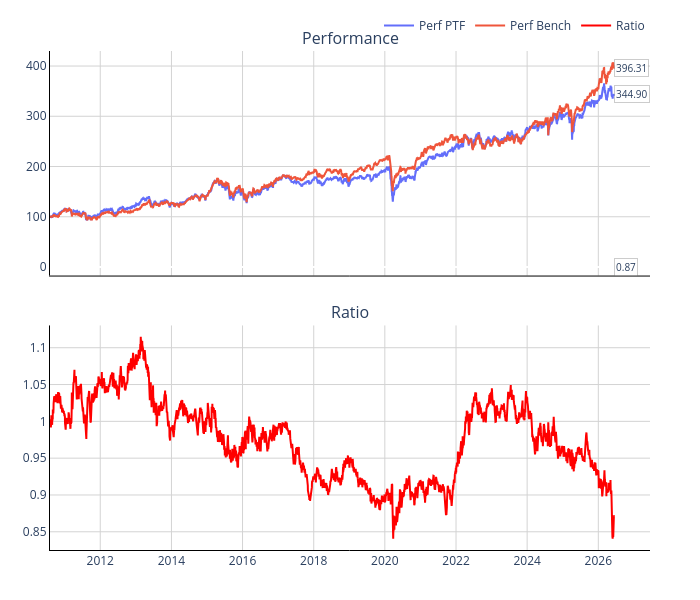

The code cell stored with this chart in its notebook:
### Markdown cell above
### Other

### Code cell
################ OTHER ################

builder_OTHER = run_ptf_backtest(
    name="OTHER",
    bench="Univ ML OTHER",
    percentile=0.05,
    esg_exclusion=0.2,
    ptf_name="ML OTHER Q1",
    ponderation="Market cap",
    top_mandatory=5,
    cap_weight_threshold=None,
    cut_mkt_cap=2000,
    liste_noire=None,
)

### Figure 1 — Plotly figure (JSON) as saved in the notebook; plotly's stock layout.template omitted (floating-point values rounded to 4 significant figures; data arrays with more than 128 entries replaced by an {"elided": "..."} marker saying what was removed)
{"data": [{"line": {"width": 2}, "mode": "lines", "name": "Perf PTF", "type": "scatter", "x": {"elided": "4068 str values"}, "xaxis": "x", "y": {"elided": "4068 float values"}, "yaxis": "y"}, {"line": {"width": 2}, "mode": "lines", "name": "Perf Bench", "type": "scatter", "x": {"elided": "4068 str values"}, "xaxis": "x", "y": {"elided": "4068 float values"}, "yaxis": "y"}, {"line": {"color": "red", "width": 2}, "mode": "lines", "name": "Ratio", "type": "scatter", "x": {"elided": "4068 str values"}, "xaxis": "x2", "y": {"elided": "4068 float values"}, "yaxis": "y2"}], "layout": {"annotations": [{"font": {"size": 16}, "showarrow": false, "text": "Performance", "x": 0.5, "xanchor": "center", "xref": "paper", "y": 1, "yanchor": "bottom", "yref": "paper"}, {"font": {"size": 16}, "showarrow": false, "text": "Ratio", "x": 0.5, "xanchor": "center", "xref": "paper", "y": 0.45, "yanchor": "bottom", "yref": "paper"}, {"bgcolor": "rgba(255,255,255,0.8)", "bordercolor": "rgba(0,0,0,0.2)", "borderwidth": 1, "font": {"size": 10}, "showarrow": false, "text": "344.90", "x": "2026-06-11T00:00:00", "xanchor": "left", "y": 344.9}, {"bgcolor": "rgba(255,255,255,0.8)", "bordercolor": "rgba(0,0,0,0.2)", "borderwidth": 1, "font": {"size": 10}, "showarrow": false, "text": "396.31", "x": "2026-06-11T00:00:00", "xanchor": "left", "y": 396.3}, {"bgcolor": "rgba(255,255,255,0.8)", "bordercolor": "rgba(0,0,0,0.2)", "borderwidth": 1, "font": {"size": 10}, "showarrow": false, "text": "0.87", "x": "2026-06-11T00:00:00", "xanchor": "left", "y": 0.8703}], "height": 600, "legend": {"orientation": "h", "x": 1, "xanchor": "right", "y": 1.02, "yanchor": "bottom"}, "margin": {"b": 50, "l": 50, "r": 50, "t": 50}, "paper_bgcolor": "white", "plot_bgcolor": "white", "showlegend": true, "title": {"text": ""}, "width": 700, "xaxis": {"anchor": "y", "domain": [0, 1], "gridcolor": "lightgray", "gridwidth": 1, "linecolor": "black", "linewidth": 1, "matches": "x2", "showgrid": true, "showline": true, "showticklabels": false}, "xaxis2": {"anchor": "y2", "domain": [0, 1], "gridcolor": "lightgray", "gridwidth": 1, "linecolor": "black", "linewidth": 1, "showgrid": true, "showline": true}, "yaxis": {"anchor": "x", "domain": [0.55, 1], "gridcolor": "lightgray", "gridwidth": 1, "linecolor": "black", "linewidth": 1, "showgrid": true, "showline": true}, "yaxis2": {"anchor": "x2", "domain": [0, 0.45], "gridcolor": "lightgray", "gridwidth": 1, "linecolor": "black", "linewidth": 1, "showgrid": true, "showline": true}}}
